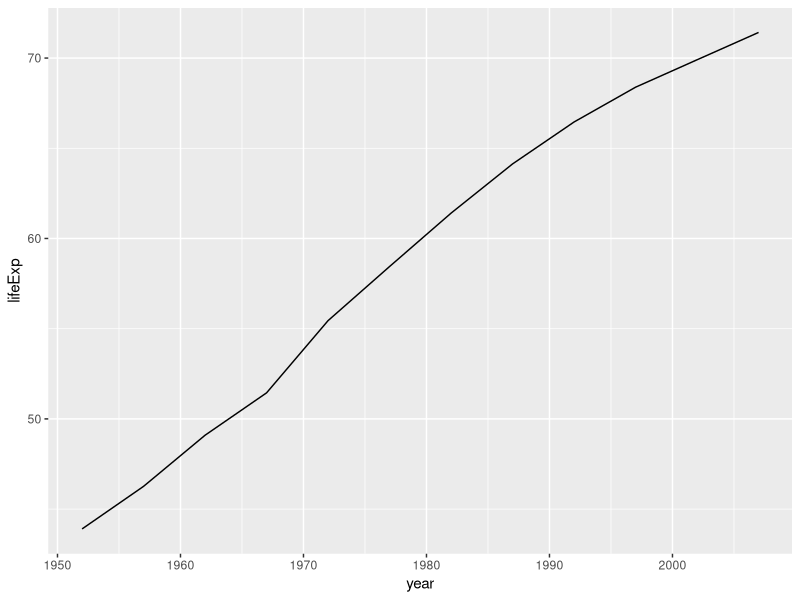
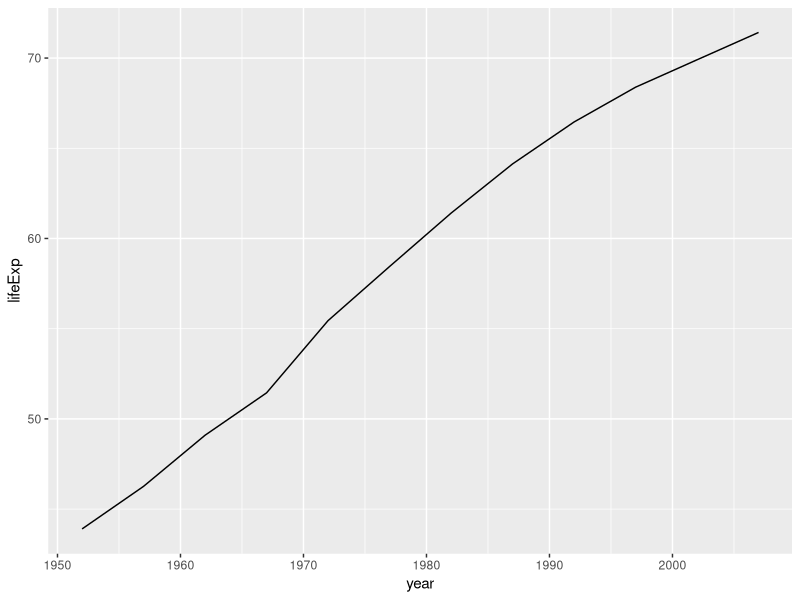
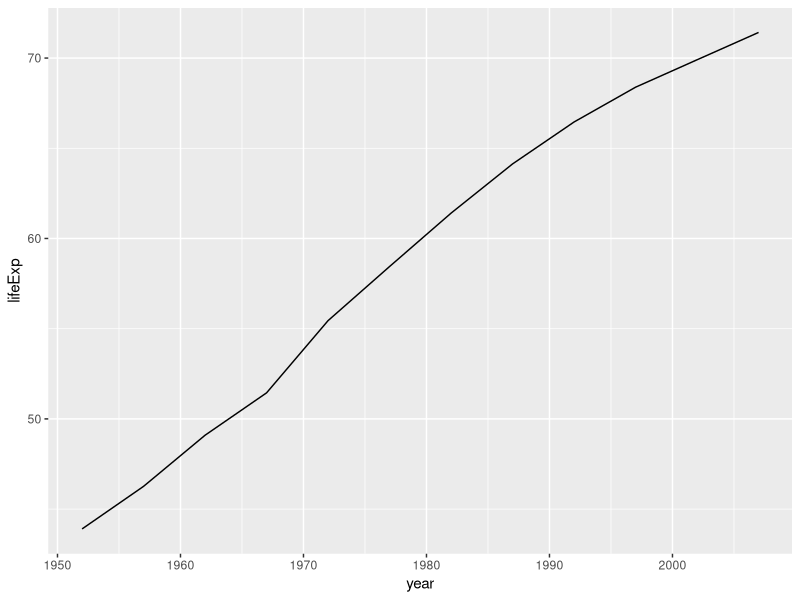
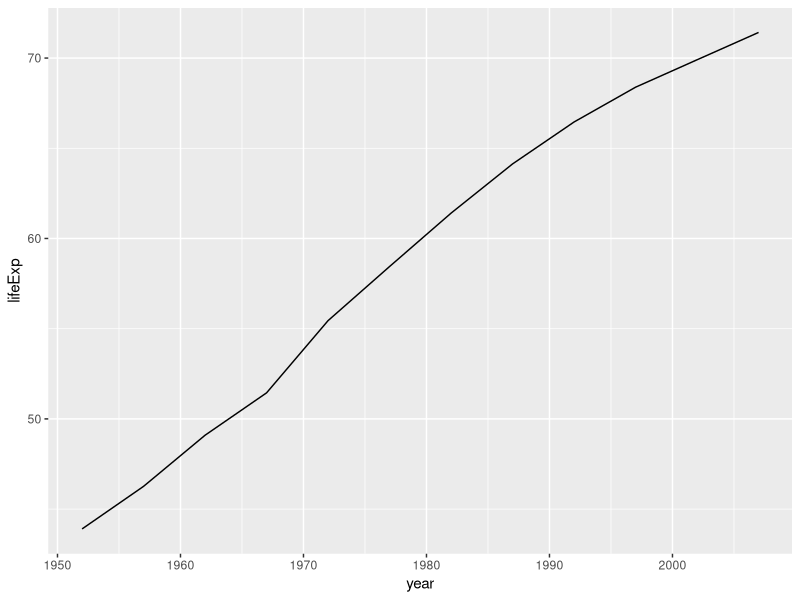
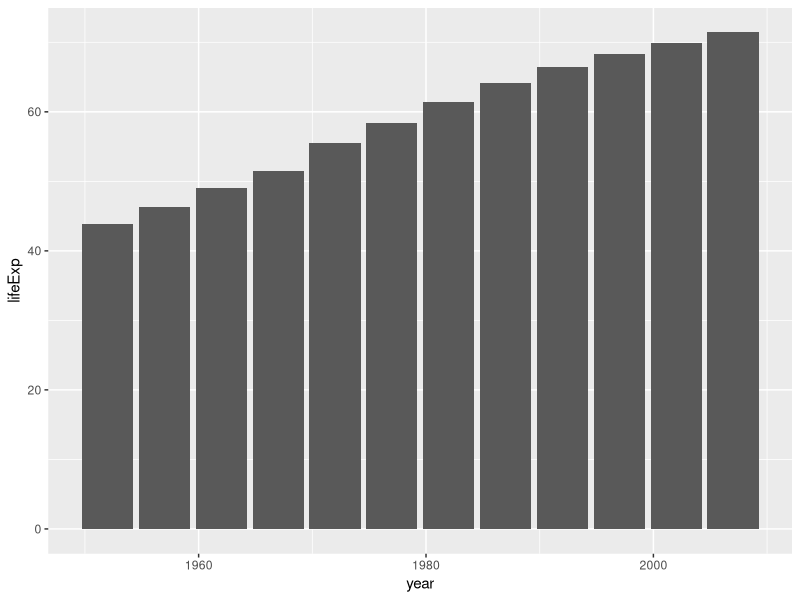
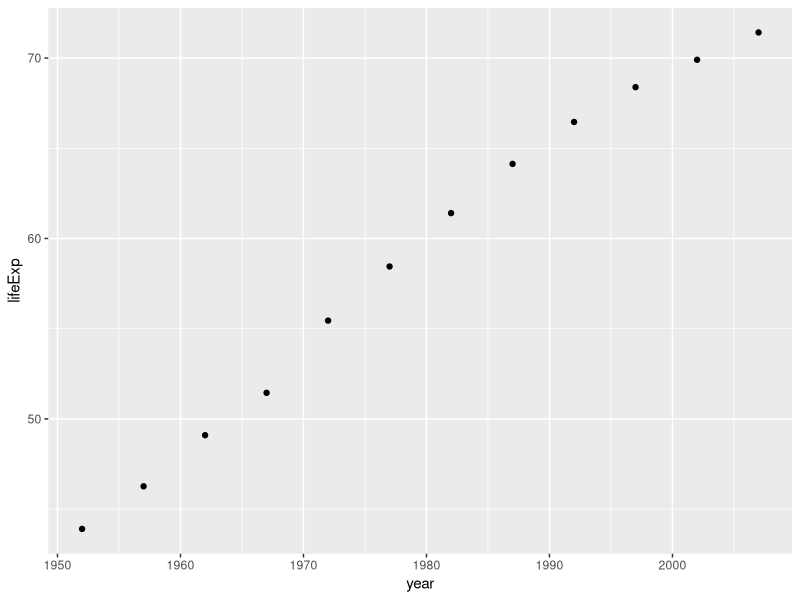
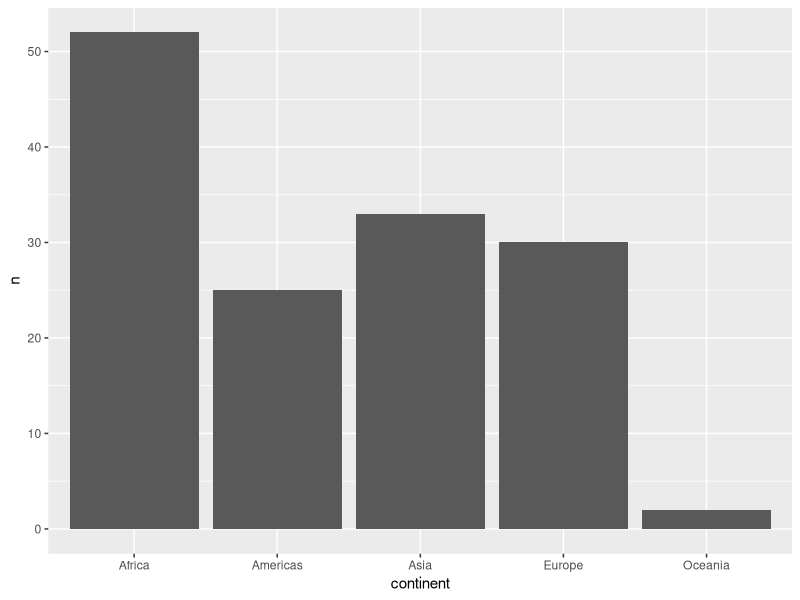
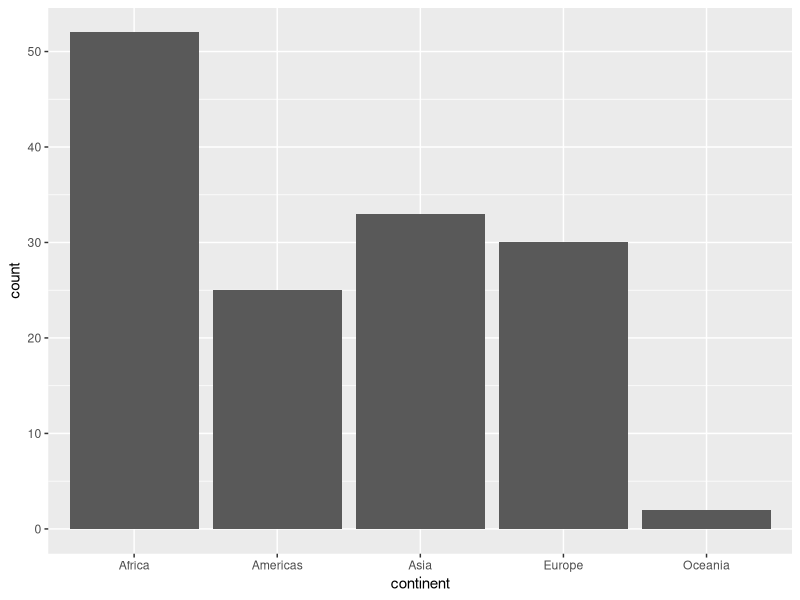

Write the R code that produced these figures, in order.
## ---- chunk 1
knitr::opts_chunk$set(echo = TRUE, warning = FALSE, message = FALSE)
## ---- chunk 2
library(readxl)

gapminder <- read_excel("data/gapminder.xlsx")
## ---- chunk 3
# Sólo ggplot2
library(ggplot2)
## ---- chunk 4
library(dplyr)

df_ejemplo <- gapminder %>% 
  select(country, year, lifeExp) %>% 
  filter(country == "Peru")
## ---- chunk 5
ggplot(data = df_ejemplo, mapping = aes(x = year, y = lifeExp)) +
  geom_line()
## ---- chunk 6
ggplot(df_ejemplo, aes(year, lifeExp)) + 
  geom_line()
## ---- chunk 7
gapminder %>% 
  select(country, year, lifeExp) %>% 
  filter(country == "Peru") %>% 
  ggplot(aes(year, lifeExp)) + 
  geom_line()
## ---- chunk 8
grafico <- gapminder %>% 
  select(country, year, lifeExp) %>% 
  filter(country == "Peru") %>% 
  ggplot(aes(year, lifeExp))
## ---- chunk 9
grafico +
    geom_line()
## ---- chunk 10
grafico +
    geom_col()
## ---- chunk 11
grafico +
    geom_point()
## ---- chunk 12
(paises_por_continente <- gapminder %>% 
  filter(year == 2002) %>% 
  group_by(continent) %>% 
  summarise(n = n()) %>% 
  ungroup() )
## ---- chunk 13
paises_por_continente %>% 
  ggplot(aes(continent, n)) +
  geom_col()
## ---- chunk 14
gapminder %>% 
  filter(year == 2002) %>% 
  ggplot(aes(continent)) +
  geom_bar()
## ---- chunk 15
gapminder %>% 
  filter(country == "Peru") %>% 
  ggplot(aes(year, gdpPercap)) +
  geom_line()
## ---- chunk 16
gapminder %>% 
  filter(year == 2007) %>% 
  ggplot(aes(gdpPercap)) +
  geom_histogram()
## ---- chunk 17
gapminder %>% 
  filter(year == 2007) %>% 
  ggplot(aes(gdpPercap)) +
  geom_boxplot()
## ---- chunk 18
gapminder %>% 
  filter(year == 2007) %>% 
  ggplot(aes(gdpPercap, continent)) +
  geom_boxplot()
## ---- chunk 19
gapminder %>% 
  filter(year == 2007) %>% 
  ggplot(aes(gdpPercap, lifeExp)) +
  geom_point()
## ---- chunk 20
gapminder %>% 
  filter(year == 2007, gdpPercap < 10000) %>% 
  ggplot(aes(gdpPercap, lifeExp)) +
  geom_point()
## ---- chunk 21
gapminder %>% 
  filter(year == 2007) %>% 
  ggplot(aes(continent)) +
  geom_bar()
## ---- chunk 22
gapminder %>% 
  filter(year == 2007) %>% 
  ggplot(aes(continent, fill = continent)) +
  geom_bar()
## ---- chunk 23
gapminder %>% 
  filter(year == 2007) %>% 
  ggplot(aes(gdpPercap, lifeExp, color = continent)) +
  geom_point()
## ---- chunk 24
gapminder %>% 
  filter(year == 2007) %>% 
  ggplot(aes(gdpPercap, lifeExp, size = pop)) +
  geom_point()
## ---- chunk 25
gapminder %>% 
  filter(year == 2007) %>% 
  ggplot(aes(gdpPercap, lifeExp, size = pop, color = continent)) +
  geom_point()
## ---- chunk 26
gapminder %>% 
  filter(year == 2007) %>% 
  ggplot(aes(gdpPercap, lifeExp, shape = continent, color = continent)) +
  geom_point()
## ---- chunk 27
grafico_dispersion <- gapminder %>% 
  filter(year == 2007) %>% 
  ggplot(aes(gdpPercap, lifeExp, shape = continent, color = continent)) +
  geom_point()
## ---- chunk 28
grafico_dispersion
## ---- chunk 29
grafico_dispersion +
  labs(title = "Relación entre PBI per cápita y expectativa de vida",
       subtitle = "Los cinco continentes en el año 2007")
## ---- chunk 30
grafico_dispersion +
  labs(x = "PBI per cápita",
       y = "Expectativa de Vida")
## ---- chunk 31
grafico_dispersion +
  labs(caption = "Fuente: Proyecto gapminder",
       color = "Continente", shape = "Continente")
## ---- chunk 32
grafico_final <- grafico_dispersion +
  labs(title = "Relación entre PBI per cápita y expectativa de vida",
       subtitle = "Los cinco continentes en el año 2007",
       caption = "Fuente: Proyecto gapminder",
       x = "PBI per cápita",
       y = "Expectativa de Vida",
       color = "Continente",
       shape = "Continente")
## ---- chunk 33
grafico_final
## ---- chunk 34
grafico_final +
    theme_bw()
## ---- chunk 35
grafico_final +
    theme_classic()
## ---- chunk 36
grafico_final +
    theme_light()
## ---- chunk 37
grafico_final +
    theme_minimal()
## ---- chunk 38
grafico_final +
    theme_void()
## ---- chunk 39
library(ggthemes)
## ---- chunk 40
grafico_final +
    theme_base()
## ---- chunk 41
grafico_final +
    theme_calc()
## ---- chunk 42
grafico_final +
    theme_clean()
## ---- chunk 43
grafico_final +
    theme_economist()
## ---- chunk 44
grafico_final +
    theme_wsj()
## ---- chunk 45
grafico_final +
    theme_stata()
